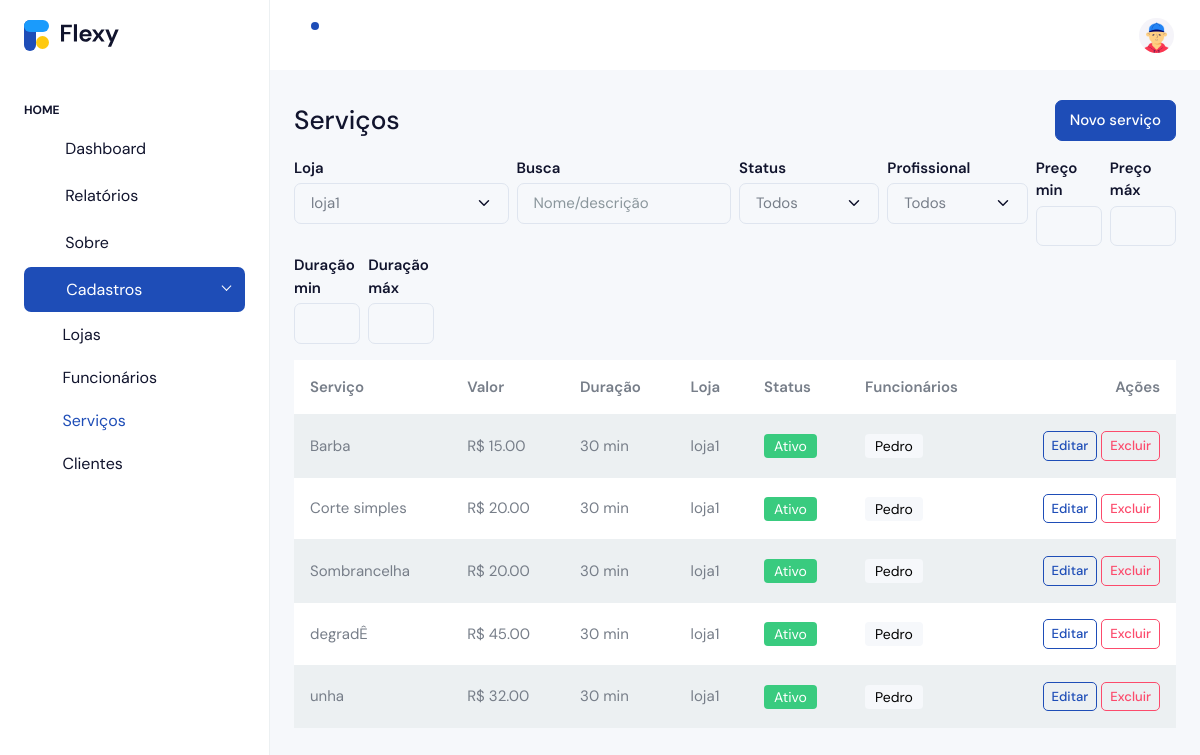
The page /cadastro/servicos/ (signed in) on the database as committed earlier.
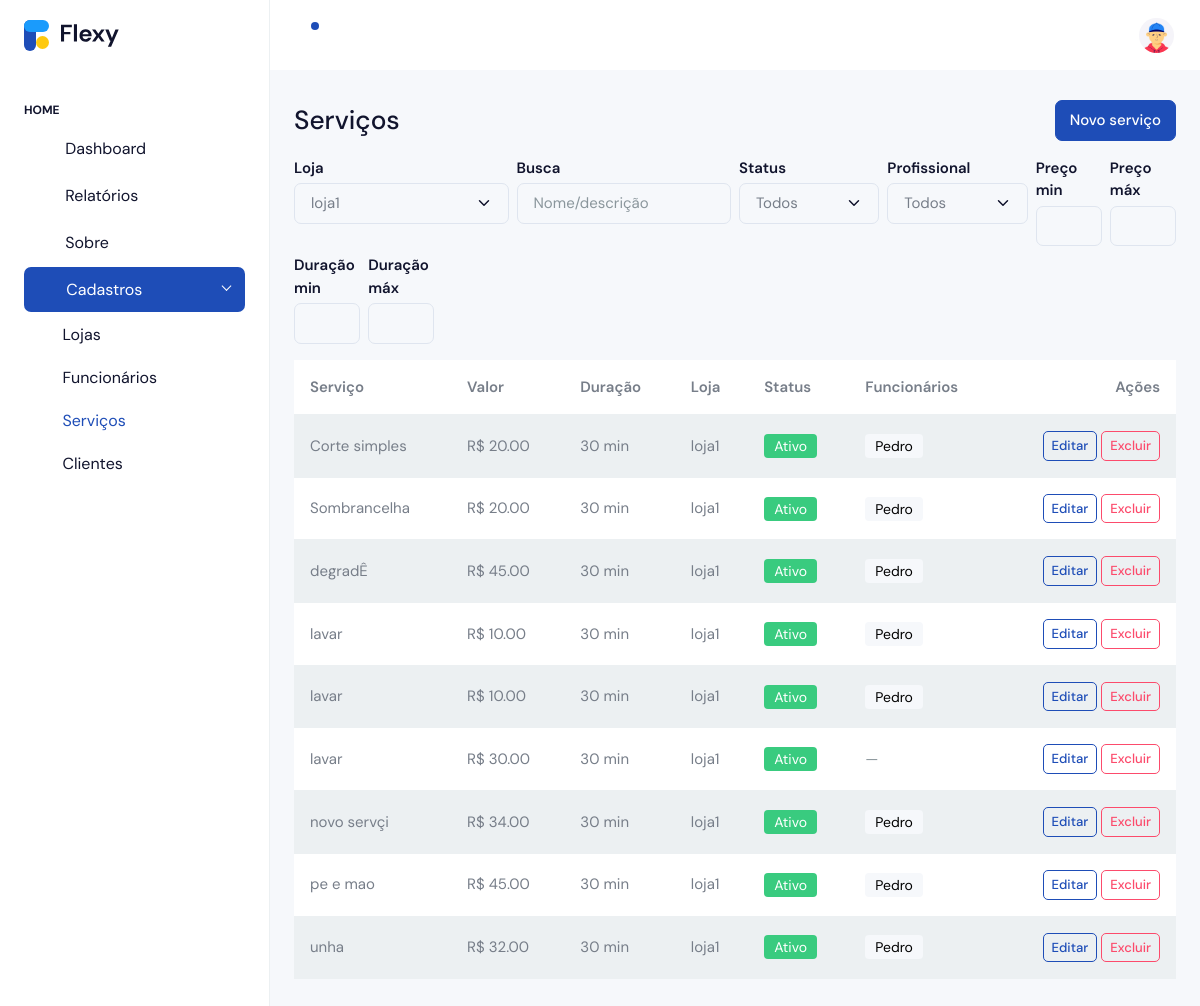
The same page on the database as committed later.
### apps/cadastro/models.py (models this page shows, shortened)
class Servico(models.Model):
    loja = models.ForeignKey(Loja, on_delete=models.CASCADE, related_name='servicos')
    nome = models.CharField(max_length=160)
    slug = models.SlugField(max_length=180, blank=True)
    descricao = models.TextField(blank=True)
    duracao_minutos = models.PositiveSmallIntegerField(validators=[MinValueValidator(1)], default=30)
    preco = models.DecimalField(max_digits=10, decimal_places=2, validators=[MinValueValidator(0)])
    profissionais = models.ManyToManyField('Funcionario', related_name='servicos', blank=True)
    ativo = models.BooleanField(default=True)
    criado_em = models.DateTimeField(auto_now_add=True)
    atualizado_em = models.DateTimeField(auto_now=True)
    class Meta:
        verbose_name = "Serviço"
        verbose_name_plural = "Serviços"
        ordering = ("nome",)
        unique_together = (("loja", "slug"),)

class Loja(models.Model):
    owner = models.ForeignKey(
        User,
        on_delete=models.CASCADE,
        related_name='lojas',
        limit_choices_to={'is_owner': True}
    )
    nome = models.CharField(max_length=120)
    slug = models.SlugField(max_length=140, unique=True, blank=True)
    telefone = models.CharField(max_length=20, blank=True)
    endereco = models.CharField(max_length=200, blank=True)
    ativa = models.BooleanField(default=True)
    criada_em = models.DateTimeField(auto_now_add=True)
    def __str__(self):
        return f"{self.nome} ({self.owner.email})"

class Funcionario(models.Model):
    class Cargo(models.TextChoices):
        BARBEIRO = 'barbeiro', 'Barbeiro'
        CABELEIREIRO = 'cabeleireiro', 'Cabeleireiro(a)'
        MANICURE = 'manicure', 'Manicure/Pedicure'
        ESTETICISTA = 'esteticista', 'Esteticista'
        SOMBRANCELHA = 'sobrancelha', 'Designer de Sobrancelha'
        RECEPCAO = 'recepcao', 'Recepção'
        OUTRO = 'outro', 'Outro'
    phone_regex = RegexValidator(
        r'^\+?\d{10,15}$',
        'Informe telefone no formato internacional, ex.: +5585...'
    )
    loja = models.ForeignKey('Loja', on_delete=models.CASCADE, related_name='funcionarios')
    nome = models.CharField(max_length=120)
    cargo = models.CharField(max_length=20, choices=Cargo.choices, default=Cargo.BARBEIRO)
    email = models.EmailField(blank=True, null=True)
    telefone = models.CharField(max_length=17, blank=True, null=True, validators=[phone_regex])
    slug = models.SlugField(max_length=160, blank=True)
    ativo = models.BooleanField(default=True)
    criado_em = models.DateTimeField(auto_now_add=True)
    atualizado_em = models.DateTimeField(auto_now=True)
    def __str__(self):
        return f'{self.nome} – {self.loja.nome}'
    class Meta:
        verbose_name = 'Funcionário'
        verbose_name_plural = 'Funcionários'
        unique_together = (('loja', 'slug'),)
        ordering = ('nome',)

### apps/cadastro/views.py (the view, shortened to what this page needs)
# urls.py: path('servicos/', views.servicos, name='servicos'),
@login_required
@subscription_required
def servicos(request):
    if not getattr(request.user, 'is_owner', False):
        return redirect('accounts:owner_login')
    lojas_qs = request.user.lojas.order_by('nome')
    loja_id = (request.GET.get('loja_filtro') or request.POST.get('loja_filtro') or
               request.GET.get('loja') or request.POST.get('loja'))
    loja = None
    if loja_id:
        try:
            loja = lojas_qs.filter(id=int(loja_id)).first()
        except (TypeError, ValueError):
            loja = None
    loja = loja or lojas_qs.first()
    if not loja:
        ctx = {'lojas': lojas_qs, 'loja': None, 'form': None, 'servicos': [], 'filtros': {}, 'profissionais': []}
        tpl = 'cadastro/partials/servicos.html' if (request.headers.get('HX-Request') and request.headers.get('HX-Target') != 'content') else 'cadastro/servicos.html'
        return render(request, tpl, ctx)
    filtros = _parse_filtros(request)
    form = ServicoForm(lojas=lojas_qs, initial={'loja': loja})
    qs = _aplica_filtros(loja.servicos.select_related('loja').prefetch_related('profissionais').order_by('nome'), filtros)
    ctx = {
        'lojas': lojas_qs,
        'loja': loja,
        'form': form,
        'servicos': qs,
        'filtros': filtros,
        'profissionais': loja.funcionarios.filter(ativo=True).order_by('nome'),
    }
    if request.headers.get('HX-Request') and request.headers.get('HX-Target') != 'content':
        return render(request, 'cadastro/partials/servicos.html', ctx)
    return render(request, 'cadastro/servicos.html', ctx)

### apps/accounts/models.py (called while the page is built)
    def is_active(self) -> bool:
        return timezone.now() <= self.end_date

### apps/cadastro/views.py (called while the page is built)
def _parse_filtros(request):
    data = request.GET if request.method == 'GET' else request.POST
    return {
        'q': (data.get('q') or '').strip() or None,
        'status': (data.get('status') or '').strip() or None,
        'prof': (data.get('prof') or '').strip() or None,
        'preco_min': (data.get('preco_min') or '').strip() or None,
        'preco_max': (data.get('preco_max') or '').strip() or None,
        'dur_min': (data.get('dur_min') or '').strip() or None,
        'dur_max': (data.get('dur_max') or '').strip() or None,
    }

### apps/cadastro/templates/cadastro/servicos.html (shortened to what the changed rows need)
{% extends 'accounts/index.html' %}
{% block content %}
<div class="table-responsive">
  <table class="table table-striped align-middle">
    <thead>
      <tr>
        <th>Serviço</th>
        <th>Valor</th>
        <th>Duração</th>
        <th>Loja</th>
        <th>Status</th>
        <th>Funcionários</th>
        <th class="text-end">Ações</th>
      </tr>
    </thead>
    {% include 'cadastro/partials/servicos.html' %}
  </table>
</div>
{% endblock %}

### apps/cadastro/templates/cadastro/partials/servicos.html
<tbody id="servicos-tbody">
  {% for s in servicos %}
  <tr>
    <td>{{ s.nome }}</td>
    <td>R$ {{ s.preco }}</td>
    <td>{{ s.duracao_minutos }} min</td>
    <td>{{ s.loja.nome }}</td>
    <td>
      {% if s.ativo %}
        <span class="badge bg-success">Ativo</span>
      {% else %}
        <span class="badge bg-secondary">Inativo</span>
      {% endif %}
    </td>
    <td>
      {% with profs=s.profissionais.all %}
        {% if profs %}
          {% for p in profs %}
            <span class="badge text-bg-light">{{ p.nome }}</span>
          {% endfor %}
        {% else %}
          <span class="text-muted">—</span>
        {% endif %}
      {% endwith %}
    </td>
    <td class="text-end">
      <button
        class="btn btn-sm btn-outline-primary"
        hx-get="{% url 'cadastro:servico_edit' s.pk %}"
        hx-target="#modalServicoOps .modal-content"
        hx-swap="innerHTML"
        hx-on="htmx:afterOnLoad: (function(){ const m=document.getElementById('modalServicoOps'); if(m){ bootstrap.Modal.getOrCreateInstance(m).show(); } })()"
      >
        Editar
      </button>
      <button
        class="btn btn-sm btn-outline-danger"
        hx-get="{% url 'cadastro:servico_delete' s.pk %}"
        hx-target="#modalServicoOps .modal-content"
        hx-swap="innerHTML"
        hx-on="htmx:afterOnLoad: (function(){ const m=document.getElementById('modalServicoOps'); if(m){ bootstrap.Modal.getOrCreateInstance(m).show(); } })()"
      >
        Excluir
      </button>
    </td>
  </tr>
  {% empty %}
  <tr><td colspan="7" class="text-muted">Nenhum serviço encontrado.</td></tr>
  {% endfor %}
</tbody>

Rows that differ between the two databases and show on the page:
removed Servico: nome "Barba", preco "15.00", duracao_minutos "30", loja.nome "loja1", ativo "Ativo", Funcionario (nome "Pedro")
added Servico: nome "lavar", preco "10.00", duracao_minutos "30", loja.nome "loja1", ativo "Ativo", Funcionario (nome "Pedro")
added Servico: nome "lavar", preco "10.00", duracao_minutos "30", loja.nome "loja1", ativo "Ativo", Funcionario (nome "Pedro")
added Servico: nome "lavar", preco "30.00", duracao_minutos "30", loja.nome "loja1", ativo "Ativo"
added Servico: nome "novo servçi", preco "34.00", duracao_minutos "30", loja.nome "loja1", ativo "Ativo", Funcionario (nome "Pedro")
added Servico: nome "pe e mao", preco "45.00", duracao_minutos "30", loja.nome "loja1", ativo "Ativo", Funcionario (nome "Pedro")
